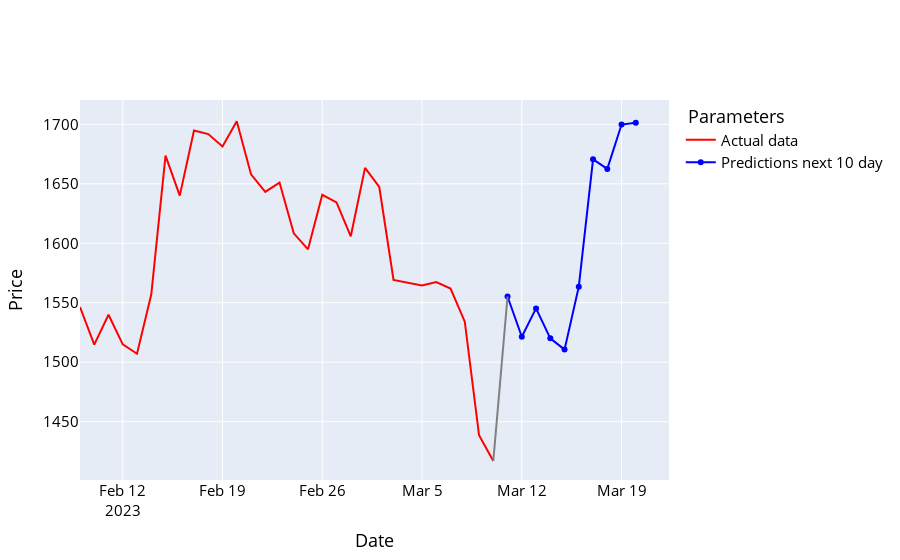

Write notebook code for a chart like this one.
### Code cell
names = cycle(['Predictions next 10 day', 'Actual data '])

fig = go.Figure()

fig.add_trace(go.Scatter(x=y_future_data.index, y=y_future_data['Adj Close'], name='Actual data ',
                         line=dict(width=2, color='red')))
fig.add_trace(go.Scatter(x=prediction_df.index, y=prediction_df['Adj Close'], name='Predictions next 10 day',
                         line=dict(width=2, color='blue')))

fig.add_shape(type='line',
              x0=prediction_df.index[0], y0=prediction_df['Adj Close'][0],
              x1=y_future_data.index[-1], y1=y_future_data['Adj Close'][-1],
              line=dict(color='grey', width=2))
fig.update_layout(xaxis_title='Date', yaxis_title='Price',
                  font_size=15, font_color='black', legend_title_text=' Parameters')
fig.show()

### Figure 1 — Plotly figure (JSON) as saved in the notebook; plotly's stock layout.template omitted (floating-point values rounded to 4 significant figures)
{"data": [{"line": {"color": "red", "width": 2}, "name": "Actual data ", "type": "scatter", "x": ["2023-02-09T00:00:00", "2023-02-10T00:00:00", "2023-02-11T00:00:00", "2023-02-12T00:00:00", "2023-02-13T00:00:00", "2023-02-14T00:00:00", "2023-02-15T00:00:00", "2023-02-16T00:00:00", "2023-02-17T00:00:00", "2023-02-18T00:00:00", "2023-02-19T00:00:00", "2023-02-20T00:00:00", "2023-02-21T00:00:00", "2023-02-22T00:00:00", "2023-02-23T00:00:00", "2023-02-24T00:00:00", "2023-02-25T00:00:00", "2023-02-26T00:00:00", "2023-02-27T00:00:00", "2023-02-28T00:00:00", "2023-03-01T00:00:00", "2023-03-02T00:00:00", "2023-03-03T00:00:00", "2023-03-04T00:00:00", "2023-03-05T00:00:00", "2023-03-06T00:00:00", "2023-03-07T00:00:00", "2023-03-08T00:00:00", "2023-03-09T00:00:00", "2023-03-10T00:00:00"], "y": [1546.0, 1515.0, 1540.0, 1515.0, 1507.0, 1557.0, 1674.0, 1640.0, 1695.0, 1692.0, 1681.0, 1703.0, 1658.0, 1643.0, 1651.0, 1608.0, 1595.0, 1641.0, 1634.0, 1606.0, 1663.0, 1647.0, 1569.0, 1567.0, 1564.0, 1567.0, 1562.0, 1534.0, 1439.0, 1417.0]}, {"line": {"color": "blue", "width": 2}, "name": "Predictions next 10 day", "type": "scatter", "x": ["2023-03-11T00:00:00", "2023-03-12T00:00:00", "2023-03-13T00:00:00", "2023-03-14T00:00:00", "2023-03-15T00:00:00", "2023-03-16T00:00:00", "2023-03-17T00:00:00", "2023-03-18T00:00:00", "2023-03-19T00:00:00", "2023-03-20T00:00:00"], "y": [1555.0, 1521.0, 1545.0, 1520.0, 1511.0, 1564.0, 1671.0, 1663.0, 1700.0, 1701.0]}], "layout": {"font": {"color": "black", "size": 15}, "legend": {"title": {"text": " Parameters"}}, "shapes": [{"line": {"color": "grey", "width": 2}, "type": "line", "x0": "2023-03-11T00:00:00", "x1": "2023-03-10T00:00:00", "y0": 1555.0, "y1": 1417.0}], "xaxis": {"title": {"text": "Date"}}, "yaxis": {"title": {"text": "Price"}}}}
